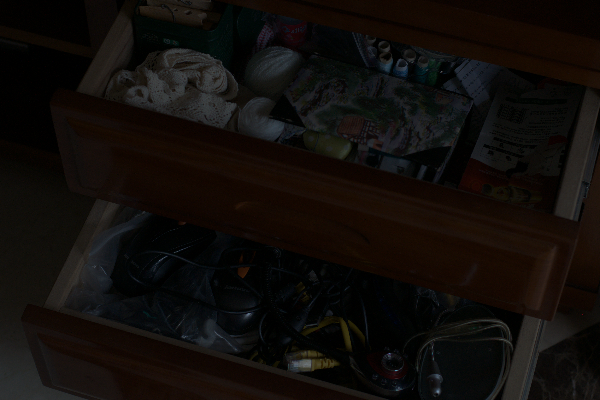
#> input picture test/low/47.png, 600 x 400 px, found by its file name; its folder holds only this picture in this run
$ python main.py
#> lines starting #> are read from the running program, lines starting #| are printed output that depends on the picture
#> further down, img_read is the input picture: shape (400, 600, 3); mean B, G, R 10.3, 13, 16.9
### Main/Modification_functions.py
import cv2
import numpy as np

from os import listdir
from scipy.ndimage import gaussian_filter
from scipy.sparse import diags, csr_matrix
from scipy.sparse.linalg import spsolve
from matplotlib import pyplot as plt
from bm3d import bm3d
from typing import Union

def d_sparse_matrices(illumination_map: np.ndarray) -> csr_matrix:
    # """Generates Toeplitz matrices of the compatible shape with the given
    # ''illumination_map''
    # for computation of a forward difference in both horizontal and vertical
    # directions.

    # Returns the shape-(M*N, M*N) arrays of Toeplitz matrices in a compressed
    # sparse row format.

    # ## Args:
    #     illumination_map (numpy.ndarray) : A shape-(M, N) array of maximum
    #     intensity values.


    #     row2_sparsed (scipy.sparse.csr_matrix) : A shape-(M*N, M*N) compressed
    #     sparse row matrix for calculation of a forward difference
    #     in a vertical direction.
    # """

    image_x_shape = illumination_map.shape[-1]
#> image_x_shape = 600
    image_size = illumination_map.size
#> image_size = 240000
    dx_row, dx_col, dx_value = [], [], []
    dy_row, dy_col, dy_value = [], [], []
    # Produces lists of non-zero values and their row and column indeces
    for i in range(image_size - 1):
        if image_x_shape + i < image_size:
            dy_row += [i, i]
            dy_col += [i, image_x_shape + i]
            dy_value += [-1, 1]
        if (i+1) % image_x_shape != 0 or i == 0:
            dx_row += [i, i]
            dx_col += [i, i+1]
            dx_value += [-1, 1]
    # Creates compressed sparse row matrices of a required shape
    # based on provided values and their indeces
    row_sparsed = csr_matrix((dx_value, (dx_row, dx_col)),
                            shape = (image_size, image_size))
    row2_sparsed = csr_matrix((dy_value, (dy_row, dy_col)),
                            shape = (image_size, image_size))

    return row_sparsed, row2_sparsed


def partial_derivative_vectorized(
        input_matrix: np.ndarray,
        toeplitz_sparse_matrix: csr_matrix
        ) -> np.ndarray:
    # """Calculates a partial derivative of an ''input_matrix'' with a given
    # ''toeplitz_sparse_matrix''.

    # Returns the shape-(M, N) array of derivative values.


    # ## Returns:
    #     p_derivative (numpy.ndarray) : A shape-(M, N) array of derivative
    #     values.
    # """

    input_size = input_matrix.size
#> input_size = 240000
    output_shape = input_matrix.shape
#> output_shape = (400, 600)
    # Vectorizes the input matrix producing a shape-(M*N, 1) vector
    vectorized_matrix = input_matrix.reshape((input_size, 1))
    # Calculates values of partial derivatives with multiplication of the
    # vectorized matrix by the specific Toeplitz matrix in a compressed
    # sparse row format
    matrices_product = toeplitz_sparse_matrix * vectorized_matrix
    # Reverts vectorized matrix of partial derivatives to a shape
    # of the input matrix
    p_derivative = matrices_product.reshape(output_shape)
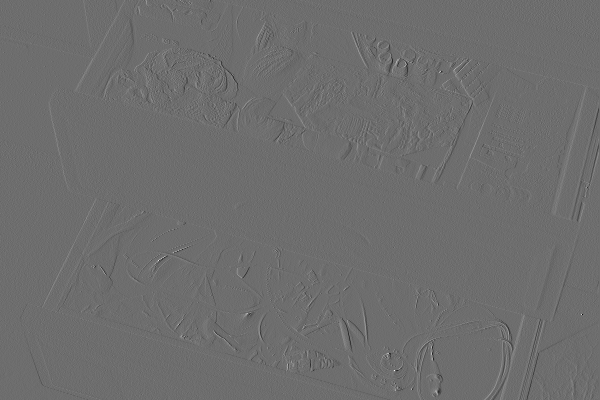
#> p_derivative: shape (400, 600) float64; min -0.361, max 0.475, mean 1.36e-05; drawn with min black and max white

    return p_derivative


def gaussian_weight(
        grad: np.ndarray,
        size: int,
        sigma: Union[int, float],
        epsilon: float
        ) -> np.ndarray:
    # """Initializes weight matrix according to the third wieght strategy of the
    # original LIME paper.

    # Returns the shape-(M, N) array of weight values.

    # ## Args:
    #     grad (numpy.ndarray) : A shape-(M, N) array of partial gradient values.

    #     size (int) : An odd value which charactarizes the size of a Gaussian
    #     kernel.

    #     sigma (int or float) : A standard deviation value of a Gaussian kernel.

    #     epsilon (float) : A small value which prevents division by zero
    #     occurrences.

    # ## Returns:
    #     weights (numpy.ndarray) : A shape-(M, N) array of weights.
    # """

#> called with size = 15, sigma = 2, epsilon = 0.001
    radius=int((size-1)/2)
    denominator = epsilon + gaussian_filter(np.abs(grad), sigma, radius=radius, mode='constant')
    weights = gaussian_filter(1 / denominator, sigma, radius=radius, mode='constant')

    return weights


def initialize_weights(
        ill_map: np.ndarray,
        strategy_n: int,
        epsilon: float = 0.001
        ) -> np.ndarray:
    # """Initializes weight matrices according to a chosen strategy of
    # the original LIME paper. Then updates and vectorizes these weight matrices
    # preparing them to be used for calculation of a new illumination map.

    # Returns the shape-(M, N) arrays of weight values with regard to horizontal
    # and vertical directions.

    # """

    # Initializes weight matrices according to a chosen strategy
    if strategy_n == 1:
        print('Weight generation strategy: 1')
        weights = np.ones(ill_map.shape)
        weights_x = weights
        weights_y = weights
    elif strategy_n == 2:
        print('Weight generation strategy: 2')
        d_x, d_y = d_sparse_matrices(ill_map)
        grad_t_x = partial_derivative_vectorized(ill_map, d_x)
        grad_t_y = partial_derivative_vectorized(ill_map, d_y)
        weights_x = 1 / (np.abs(grad_t_x) + epsilon)
        weights_y = 1 / (np.abs(grad_t_y) + epsilon)
    else:
        sigma = 2
        size = 15
        print('Weight generation strategy: 3')
        print(f'Strategy parameters: sigma = {sigma}, kernel size = {size}')
        d_x, d_y = d_sparse_matrices(ill_map)
        grad_t_x = partial_derivative_vectorized(ill_map, d_x)
        grad_t_y = partial_derivative_vectorized(ill_map, d_y)
        weights_x = gaussian_weight(grad_t_x, size, sigma, epsilon)
        weights_y = gaussian_weight(grad_t_y, size, sigma, epsilon)
#> call 2 of gaussian_weight, with size = 15, sigma = 2, epsilon = 0.001
#> in gaussian_weight (call 2), `weights = gaussian_filter(1 / denominator, sigma, radius=radius, mode=..`:
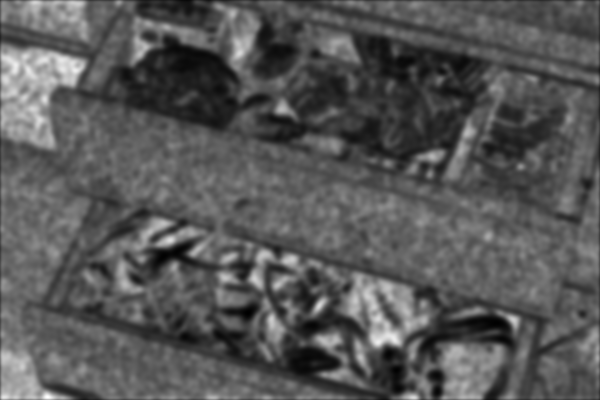
#> weights: shape (400, 600) float64; min 12.66, max 259.8, mean 97.5; drawn with min black and max white
    # Modifies and transforms weight matrices in a vector form
    modified_w_x = weights_x / (np.abs(grad_t_x) + epsilon)
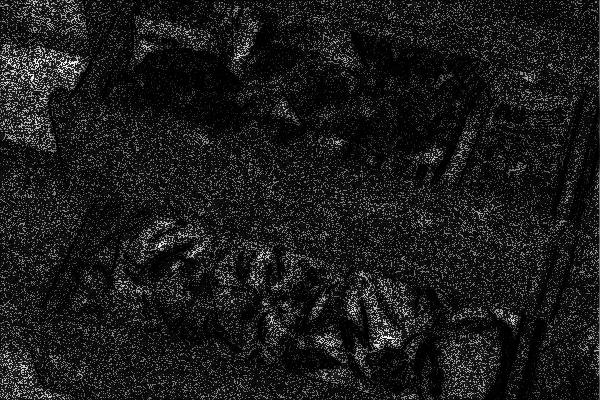
#> modified_w_x: shape (400, 600) float64; min 57.99, max 255205, mean 28040.3; drawn with min black and max white
    modified_w_y = weights_y / (np.abs(grad_t_y) + epsilon)
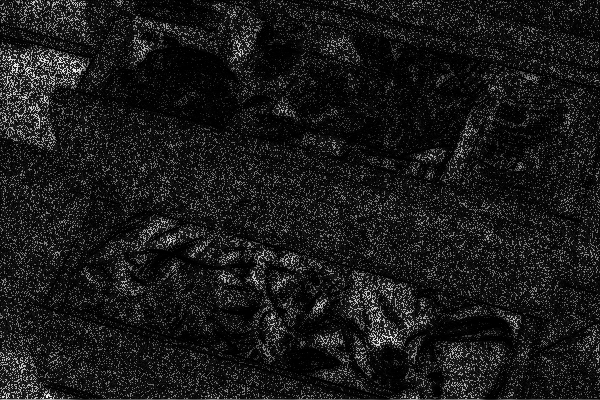
#> modified_w_y: shape (400, 600) float64; min 24.72, max 259787, mean 26858.5; drawn with min black and max white
    flat_w_x = modified_w_x.flatten()
    flat_w_y = modified_w_y.flatten()

    return flat_w_x, flat_w_y


def update_illumination_map(
        ill_map: np.ndarray,
        weight_strategy: int = 3
        ) -> np.ndarray:


    # Vectorizes initial illumination map
    vectorized_t = ill_map.reshape((ill_map.size, 1))
    epsilon = 0.001
    alpha = 0.15
    # Generates Toeplitz matrices of for computation of a forward difference
    # in both horizontal and vertical directions
    row_sparsed, row2_sparsed = d_sparse_matrices(ill_map)
    # Initializes vectorized weight matrices according to a chosen strategy
    flatten_wiegths_x, flatten_wiegths_y = initialize_weights(
       ill_map, weight_strategy, epsilon)
    # Constructs diagonal matrices from vectorized weights
    diag_weights_x = diags(flatten_wiegths_x)
    diag_weights_y = diags(flatten_wiegths_y)
    # Updates the illumination map by solving the equation (19) of
    # the original LIME paper
    x_term = row_sparsed.transpose() * diag_weights_x * row_sparsed
    y_term = row2_sparsed.transpose() * diag_weights_y * row2_sparsed
    identity = diags(np.ones(x_term.shape[0]))
    matrix = identity + alpha * (x_term + y_term)
    updated_t = spsolve(csr_matrix(matrix), vectorized_t)
    print('Solved:', type(updated_t), '\n')
#| Solved: <class 'numpy.ndarray'>

    return updated_t.reshape(ill_map.shape)

### Main/gamma_correc.py
import cv2
import numpy as np

from os import listdir
from scipy.ndimage import gaussian_filter
from scipy.sparse import diags, csr_matrix
from scipy.sparse.linalg import spsolve
from matplotlib import pyplot as plt
from bm3d import bm3d
from typing import Union
def gamma_correct(
        ill_map: np.ndarray,
        gamma: Union[int, float]
        ) -> np.ndarray:
    # """
    #     gamma (int or float) : A value of gamma correction coefficient.

    # ## Returns:
    #     (numpy.ndarray) : A shape-(M, N) array of corrected values of
    #     the illumination map.
    # """

#> called with gamma = 0.4
    return ill_map ** gamma
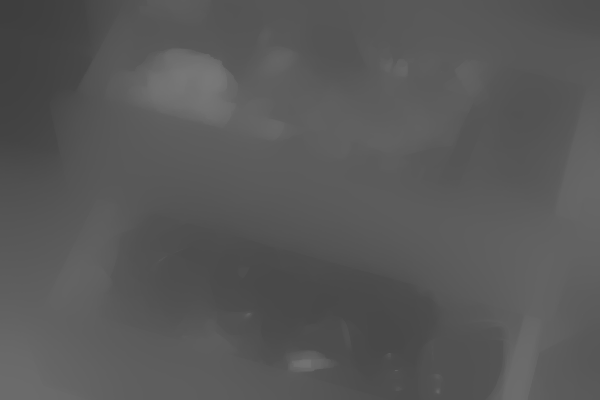
#> returned value: shape (400, 600) float64; min 0.245, max 0.472, mean 0.347

### Main/denoising_bm3d.py
import cv2
import numpy as np

from os import listdir
from scipy.ndimage import gaussian_filter
from scipy.sparse import diags, csr_matrix
from scipy.sparse.linalg import spsolve
from matplotlib import pyplot as plt
from bm3d import bm3d
from typing import Union
def denoising_bm3d(
        image: np.ndarray,
        cor_ill_map: np.ndarray,
        std_dev: Union[int, float]=0.02
        ) -> np.ndarray:
    # """Performes denoising of an image Y color channel with B3MD algorithm and
    # corrects its brigghtness with an updated illumination map.

    # Returns a shape-(M, N) denoised image with corrected brightness in which
    # pixel intensities exceeding 1 are clipped.

    # ## Args:
    #     image (numpy.ndarray) : A shape-(3, M, N) initial image.

    #     cor_ill_map (numpy.ndarray) : A shape-(M, N) array of
    #     corrected intensity values.

    #     std_dev (int or float) : A value of standard deviation parameter for
    #     the BM3D algorithm.

    # ## Returns:
    #     (numpy.ndarray) : A shape-(M, N) denoised image with a corrected
    #     illumination map.
    # """

    image_yuv = cv2.cvtColor(image, cv2.COLOR_RGB2YUV)
    y_channel = image_yuv[:, :, 0]
    denoised_y_ch = bm3d(y_channel, std_dev)
    image_yuv[:, :, 0] = denoised_y_ch
    denoised_rgb = cv2.cvtColor(image_yuv, cv2.COLOR_YUV2RGB)
    recombined_image = image * cor_ill_map + denoised_rgb * (1 - cor_ill_map)

    return np.clip(recombined_image, 0, 1).astype("float32")

### Main/bool_imag_check.py
import cv2
import numpy as np
import os as os
from os import listdir
from scipy.ndimage import gaussian_filter
from scipy.sparse import diags, csr_matrix
from scipy.sparse.linalg import spsolve
from matplotlib import pyplot as plt
from bm3d import bm3d
from typing import Union
def bool_image(file_name: str) -> bool:


    bool_value = file_name[-3:] in ['bmp', 'jpg', 'png', 'tif']

    return bool_value

### Main/main.py
import cv2
import numpy as np
import Modification_functions as mod
import bool_imag_check as check
import gamma_correc as gc
import os as os
from os import listdir
from scipy.ndimage import gaussian_filter
from scipy.sparse import diags, csr_matrix
from scipy.sparse.linalg import spsolve
from matplotlib import pyplot as plt
from bm3d import bm3d
import denoising_bm3d as db3d


folder = './test/low/'
# [5 lines of commented-out code are left out]


output_dir = './test/predicted/'

if not os.path.exists(output_dir):
    os.makedirs(output_dir)
weig_strategy = 3
gamma_value = 0.4
standard_dev = 0.03

onlyimages = [f for f in listdir(folder) if check.bool_image(f)]
print(len(onlyimages))
for image in onlyimages:
    img_path = folder + image
    img_read = cv2.imread(img_path, cv2.IMREAD_COLOR)
    print(f'Image: {img_path}')
    # print(f'Image: {img_path}, resolution: {image_read.shape}')

    # Convert the image to RGB format and normalize pixel values to [0, 1] range
    img_rgb = cv2.cvtColor(img_read, cv2.COLOR_BGR2RGB) / 255

# Calculate the illumination map by finding the maximum value across the RGB channels
    ill_map = np.max(img_rgb, axis=-1)

# Update the illumination map using the specified weight strategy
    upd_ill_map = mod.update_illumination_map(ill_map, weig_strategy)

# Apply gamma correction to the updated illumination map
    cor_ill_map = gc.gamma_correct(np.abs(upd_ill_map), gamma_value)

# Expand the corrected illumination map dimensions to match the image dimensions
    cor_ill_map = cor_ill_map[..., np.newaxis]

# Correct the image illumination by dividing the image by the corrected illumination map
    new_img = img_rgb / cor_ill_map

# Clip the image values to [0, 1] range and convert to float32 type
    new_img = np.clip(new_img, 0, 1).astype("float32")
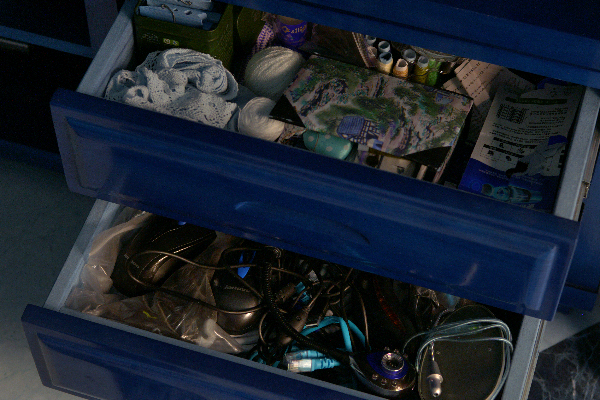
#> new_img: shape (400, 600, 3) float32; mean B, G, R 0.183, 0.14, 0.109

# Denoise the image using BM3D YUV denoising method with the specified standard deviation
    denoised_img = db3d.denoising_bm3d(new_img, cor_ill_map, standard_dev)
#> in denoising_bm3d, `image_yuv = cv2.cvtColor(image, cv2.COLOR_RGB2YUV)`: image_yuv: shape (400, 600, 3) float32; mean of channels 0, 1, 2 0.149, 0.48, 0.529
#> in denoising_bm3d, `y_channel = image_yuv[:, :, 0]`:
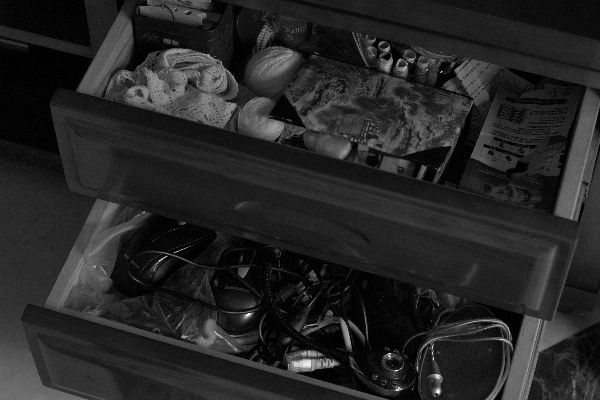
#> y_channel: shape (400, 600) float32; min 0, max 1, mean 0.149
#> (the run stopped early here; a loop or call above may not have finished)
